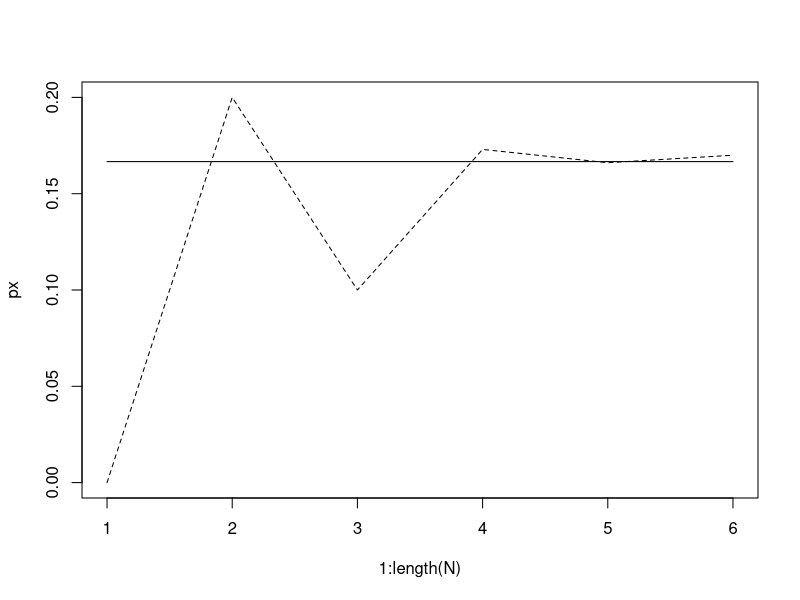

Write R code to recreate this figure.
rm(list=ls())
x=1:6
N=c(1,10,100,1000,10000,100000)
px=c()
for(i in 1:length(N)){
sam=sample(x,N[i],replace=T)
nx=length(which(sam==6))
px[i]=nx/N[i]
}
plot(1:length(N),px,type="l",lty=2)
lines(1:length(N),rep(1/6,length(N)),type="l")


